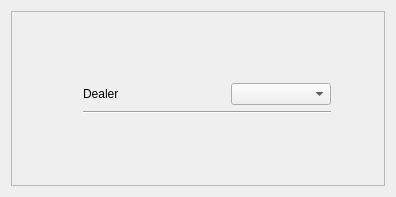
<?xml version="1.0" encoding="UTF-8"?>
<ui version="4.0">
 <class>Form</class>
 <widget class="TaurusWidget" name="Form">
  <property name="geometry">
   <rect>
    <x>0</x>
    <y>0</y>
    <width>396</width>
    <height>197</height>
   </rect>
  </property>
  <property name="windowTitle">
   <string>DealerWidget</string>
  </property>
  <layout class="QGridLayout" name="gridLayout">
   <item row="0" column="0">
    <widget class="QScrollArea" name="scrollArea">
     <property name="widgetResizable">
      <bool>true</bool>
     </property>
     <widget class="QWidget" name="scrollAreaWidgetContents">
      <property name="geometry">
       <rect>
        <x>0</x>
        <y>0</y>
        <width>382</width>
        <height>183</height>
       </rect>
      </property>
      <layout class="QGridLayout" name="gridLayout_3">
       <item row="0" column="1">
        <spacer name="verticalSpacer">
         <property name="orientation">
          <enum>Qt::Vertical</enum>
         </property>
         <property name="sizeHint" stdset="0">
          <size>
           <width>20</width>
           <height>65</height>
          </size>
         </property>
        </spacer>
       </item>
       <item row="1" column="0">
        <spacer name="horizontalSpacer">
         <property name="orientation">
          <enum>Qt::Horizontal</enum>
         </property>
         <property name="sizeHint" stdset="0">
          <size>
           <width>40</width>
           <height>20</height>
          </size>
         </property>
        </spacer>
       </item>
       <item row="1" column="1">
        <layout class="QGridLayout" name="gridLayout_2">
         <item row="0" column="1">
          <widget class="QLabel" name="label">
           <property name="text">
            <string>Dealer</string>
           </property>
          </widget>
         </item>
         <item row="1" column="1" colspan="3">
          <widget class="Line" name="line">
           <property name="orientation">
            <enum>Qt::Horizontal</enum>
           </property>
          </widget>
         </item>
         <item row="0" column="3">
          <widget class="TaurusValueComboBox" name="options">
           <property name="minimumSize">
            <size>
             <width>100</width>
             <height>0</height>
            </size>
           </property>
          </widget>
         </item>
         <item row="0" column="4">
          <spacer name="horizontalSpacer_4">
           <property name="orientation">
            <enum>Qt::Horizontal</enum>
           </property>
           <property name="sizeHint" stdset="0">
            <size>
             <width>40</width>
             <height>20</height>
            </size>
           </property>
          </spacer>
         </item>
         <item row="0" column="2">
          <widget class="TaurusLabel" name="choose">
           <property name="minimumSize">
            <size>
             <width>100</width>
             <height>0</height>
            </size>
           </property>
          </widget>
         </item>
         <item row="2" column="0" colspan="5">
          <layout class="QGridLayout" name="tableLayout"/>
         </item>
         <item row="0" column="0">
          <spacer name="horizontalSpacer_3">
           <property name="orientation">
            <enum>Qt::Horizontal</enum>
           </property>
           <property name="sizeHint" stdset="0">
            <size>
             <width>40</width>
             <height>20</height>
            </size>
           </property>
          </spacer>
         </item>
        </layout>
       </item>
       <item row="1" column="2">
        <spacer name="horizontalSpacer_2">
         <property name="orientation">
          <enum>Qt::Horizontal</enum>
         </property>
         <property name="sizeHint" stdset="0">
          <size>
           <width>21</width>
           <height>20</height>
          </size>
         </property>
        </spacer>
       </item>
       <item row="2" column="1">
        <spacer name="verticalSpacer_2">
         <property name="orientation">
          <enum>Qt::Vertical</enum>
         </property>
         <property name="sizeHint" stdset="0">
          <size>
           <width>20</width>
           <height>64</height>
          </size>
         </property>
        </spacer>
       </item>
      </layout>
     </widget>
    </widget>
   </item>
  </layout>
 </widget>
 <customwidgets>
  <customwidget>
   <class>TaurusWidget</class>
   <extends>QWidget</extends>
   <header>taurus.qt.qtgui.container</header>
   <container>1</container>
  </customwidget>
  <customwidget>
   <class>TaurusLabel</class>
   <extends>QLabel</extends>
   <header>taurus.qt.qtgui.display</header>
  </customwidget>
  <customwidget>
   <class>TaurusValueComboBox</class>
   <extends>QComboBox</extends>
   <header>taurus.qt.qtgui.input</header>
  </customwidget>
 </customwidgets>
 <resources/>
 <connections/>
</ui>
